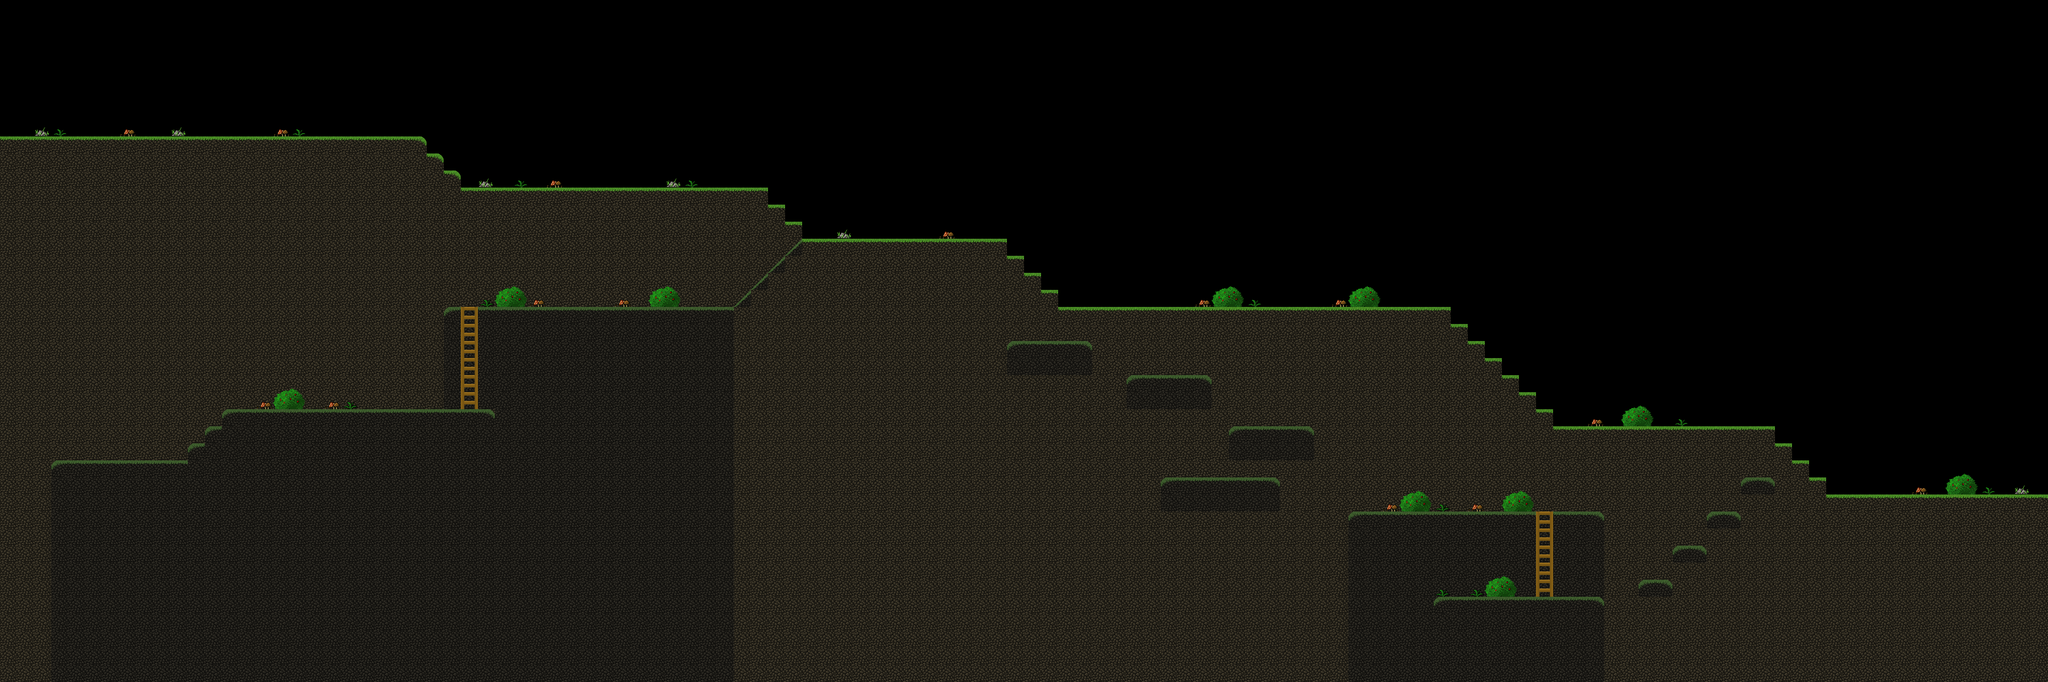

A level layout from a 2D game, rendered from its tile map. Below: a short description, then the map file with tile-grid data replaced by summaries:
An orthogonal 120x40 tile map with 64x64 px tiles, 3 tile layers (Midground, Foreground, Ladder), 4 hidden layers not drawn, 4 tilesets and 70 objects (2x player, 2x chest, 2x ladder).

<map version="1.0" tiledversion="1.0.3" orientation="orthogonal" renderorder="right-down" width="120" height="40" tilewidth="64" tileheight="64" nextobjectid="91">
 <tileset firstgid="1" name="scouting_misc" tilewidth="64" tileheight="64" tilecount="60" columns="15">
  <image source="../graphics/tilesets/misc/scouting_misc.png" trans="ffffff" width="968" height="256" />
 </tileset>
 <tileset firstgid="61" name="ladder" tilewidth="64" tileheight="64" tilecount="1" columns="1">
  <image source="../graphics/tilesets/misc/ladder.png" trans="ffffff" width="64" height="64" />
 </tileset>
 <tileset firstgid="62" name="dirt_terrain" tilewidth="64" tileheight="64" tilecount="21" columns="7">
  <image source="../graphics/tilesets/dirt_terrain.png" trans="ffffff" width="448" height="192" />
 </tileset>
 <tileset firstgid="83" name="trees" tilewidth="64" tileheight="64" tilecount="144" columns="16">
  <image source="../graphics/tilesets/trees.png" trans="ffffff" width="1024" height="576" />
 </tileset>
 <layer name=" forest bg 2" width="120" height="40" visible="0">
  <data>[4800 cells, 418 non-empty, 107 distinct tile ids]</data>
 </layer>
 <layer name="forest bg" width="120" height="40" visible="0">
  <data>[4800 cells, 531 non-empty, 113 distinct tile ids]</data>
 </layer>
 <layer name="forest" width="120" height="40" visible="0">
  <data>[4800 cells, 474 non-empty, 90 distinct tile ids]</data>
 </layer>
 <layer name="forest fg" width="120" height="40" visible="0">
  <data>[4800 cells, 511 non-empty, 103 distinct tile ids]</data>
 </layer>
 <layer name="Midground" width="120" height="40">
  <data>[4800 cells, 2816 non-empty, 3 distinct tile ids]</data>
 </layer>
 <layer name="Foreground" width="120" height="40">
  <data>[4800 cells, 948 non-empty, 11 distinct tile ids]</data>
 </layer>
 <layer name="Ladder" width="120" height="40">
  <data>[4800 cells, 66 non-empty, 11 distinct tile ids]</data>
 </layer>
 <objectgroup name="triggers">
  <object id="1" x="0.030303" y="513.515" width="1598.66" height="4">
   <properties>
    <property name="blockers" value="t" />
   </properties>
  </object>
  <object id="3" name="player" x="62" y="314" width="65" height="64">
   <properties>
    <property name="player_l" value="" />
   </properties>
  </object>
  <object id="4" x="3" y="2" width="14" height="512">
   <properties>
    <property name="level" value="prev" />
   </properties>
  </object>
  <object id="6" name="chest" x="5434" y="2170" width="63" height="68">
   <properties>
    <property name="chest" value="Throwing Knives" />
    <property name="index" value="7" />
    <property name="quantity" value="5" />
   </properties>
  </object>
  <object id="8" name="chest" x="291" y="1654" width="64" height="60">
   <properties>
    <property name="chest" value="Mana Potion" />
    <property name="index" value="6" />
   </properties>
  </object>
  <object id="14" x="1600.33" y="577" width="63.3333" height="11.3333">
   <properties>
    <property name="blockers" value="t" />
   </properties>
  </object>
  <object id="15" x="1663.67" y="640.333" width="63.3333" height="11.3333">
   <properties>
    <property name="blockers" value="t" />
   </properties>
  </object>
  <object id="16" x="1728.33" y="704.833" width="1148.83" height="11.3333">
   <properties>
    <property name="blockers" value="t" />
   </properties>
  </object>
  <object id="17" x="2879.67" y="769" width="63.3333" height="11.3333">
   <properties>
    <property name="blockers" value="t" />
   </properties>
  </object>
  <object id="18" x="2944.33" y="833" width="63.3333" height="11.3333">
   <properties>
    <property name="blockers" value="t" />
   </properties>
  </object>
  <object id="19" x="3008.33" y="896.333" width="765.333" height="11.3333">
   <properties>
    <property name="blockers" value="t" />
   </properties>
  </object>
  <object id="20" x="3776.33" y="960.333" width="63.3333" height="11.3333">
   <properties>
    <property name="blockers" value="t" />
   </properties>
  </object>
  <object id="21" x="3839.67" y="1025" width="63.3333" height="11.3333">
   <properties>
    <property name="blockers" value="t" />
   </properties>
  </object>
  <object id="22" x="3903.67" y="1088.33" width="63.3333" height="11.3333">
   <properties>
    <property name="blockers" value="t" />
   </properties>
  </object>
  <object id="23" x="3968.33" y="1152.33" width="1471.33" height="11.3333">
   <properties>
    <property name="blockers" value="t" />
   </properties>
  </object>
  <object id="24" x="5440.33" y="1216.33" width="63.3333" height="11.3333">
   <properties>
    <property name="blockers" value="t" />
   </properties>
  </object>
  <object id="25" x="5503.67" y="1281" width="63.3333" height="11.3333">
   <properties>
    <property name="blockers" value="t" />
   </properties>
  </object>
  <object id="26" x="5567" y="1344.33" width="63.3333" height="11.3333">
   <properties>
    <property name="blockers" value="t" />
   </properties>
  </object>
  <object id="27" x="5632.33" y="1409" width="63.3333" height="11.3333">
   <properties>
    <property name="blockers" value="t" />
   </properties>
  </object>
  <object id="28" x="5696.33" y="1471.67" width="63.3333" height="11.3333">
   <properties>
    <property name="blockers" value="t" />
   </properties>
  </object>
  <object id="29" x="5758.33" y="1537" width="63.3333" height="11.3333">
   <properties>
    <property name="blockers" value="t" />
   </properties>
  </object>
  <object id="30" x="5825" y="1601" width="830" height="11.3333">
   <properties>
    <property name="blockers" value="t" />
   </properties>
  </object>
  <object id="31" x="6655" y="1664.33" width="63.3333" height="11.3333">
   <properties>
    <property name="blockers" value="t" />
   </properties>
  </object>
  <object id="32" x="6721.67" y="1727.67" width="63.3333" height="11.3333">
   <properties>
    <property name="blockers" value="t" />
   </properties>
  </object>
  <object id="33" x="6784.33" y="1793" width="63.3333" height="11.3333">
   <properties>
    <property name="blockers" value="t" />
   </properties>
  </object>
  <object id="34" x="6849" y="1855" width="830.667" height="11.3333">
   <properties>
    <property name="blockers" value="t" />
   </properties>
  </object>
  <object id="35" x="7662.33" y="1411.83" width="14" height="443">
   <properties>
    <property name="level" value="next" />
   </properties>
  </object>
  <object id="36" x="5065.67" y="1921.33" width="687.333" height="11.3333">
   <properties>
    <property name="blockers" value="t" />
   </properties>
  </object>
  <object id="37" x="5827" y="1923" width="186" height="11.3333">
   <properties>
    <property name="blockers" value="t" />
   </properties>
  </object>
  <object id="38" x="5373.83" y="2242.33" width="641.333" height="11.3333">
   <properties>
    <property name="blockers" value="t" />
   </properties>
  </object>
  <object id="39" x="4353" y="1793.67" width="444.833" height="11.3333">
   <properties>
    <property name="blockers" value="t" />
   </properties>
  </object>
  <object id="40" x="4610.33" y="1601.83" width="315.833" height="11.3333">
   <properties>
    <property name="blockers" value="t" />
   </properties>
  </object>
  <object id="41" x="4227" y="1408.33" width="315.333" height="11.3333">
   <properties>
    <property name="blockers" value="t" />
   </properties>
  </object>
  <object id="42" x="3777" y="1279.67" width="316" height="11.3333">
   <properties>
    <property name="blockers" value="t" />
   </properties>
  </object>
  <object id="43" x="1663.67" y="1154.33" width="62" height="11.3333">
   <properties>
    <property name="blockers" value="t" />
   </properties>
  </object>
  <object id="44" x="1795" y="1153.67" width="956" height="11.3333">
   <properties>
    <property name="blockers" value="t" />
   </properties>
  </object>
  </objectgroup>
</map>
<!-- 34 of 70 objects omitted -->
